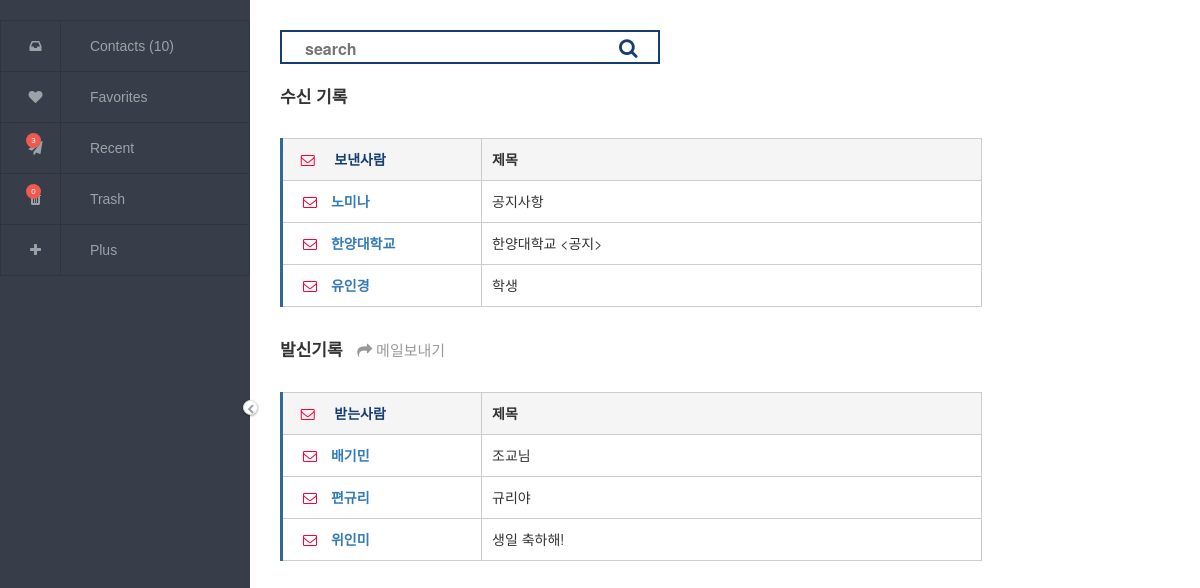
Page /recent on the committed database.
### ADDRESSBOOK.py (models this page shows, shortened)
class RECENT(db.Model):
   id=db.Column(db.Integer, primary_key=True, unique=True, autoincrement=True)
   name=db.Column(db.String(50), nullable=False, default='')
   title=db.Column(db.String(100), nullable=False, default='')
   content=db.Column(db.String(100), nullable=False, default='')
   deleted=db.Column(db.Boolean, default=False)

### ADDRESSBOOK.py (the view)
@app.route("/recent")
def recent():
	return render_template('recent.html', RECENT=RECENT.query.filter_by(deleted=False).all(),
		ADDRESSBOOK=PERSON.query.filter_by(deleted=False).order_by("name").all(), contact_count=PERSON.query.filter_by(deleted=False).count(),
		trashcount=PERSON.query.filter_by(deleted=True).count())

### templates/recent.html (shortened to what this page needs)
<!doctype html>
<html lang="kr">
   <head>
<link rel="stylesheet" href="http://netdna.bootstrapcdn.com/font-awesome/4.3.0/css/font-awesome.min.css" />
<link rel="stylesheet" href="http://maxcdn.bootstrapcdn.com/bootstrap/3.3.7/css/bootstrap.min.css" />
<link rel="stylesheet" href="{{ url_for('static', filename='css/main.css')}}"/>
<link rel="stylesheet" href="https://maxcdn.bootstrapcdn.com/font-awesome/4.7.0/css/font-awesome.min.css" />
</head>
<body>
<nav>
   <label for="menu_state"><i class="fa"></i></label>
   <ul>
      <li>
         <a href="/">
            <i class="fa fa-inbox"></i>
            <span>Contacts ({{contact_count}})</span>
         </a>
      </li>
      <li>
         <a href="/favorite">
            <i class="fa fa-heart"></i>
            <span>Favorites</span>
         </a>
      </li>
      <li data-content="3" class="unread">
         <a href="/recent">
            <i class="fa fa-paper-plane"></i>
            <span>Recent</span>
         </a>
      </li>
      <li data-content={{trashcount}} class="unread">
         <a href="/trash">
            <i class="fa fa-trash"></i>
            <span>Trash</span>
         </a>
      </li>
      <li>
         <a href="/new" onclick="layer_open('add'); return false;">
            <i class="fa fa-plus"></i>
            <span>Plus</span></a>
      </li>
   </ul>
</nav>
<main>
   <div>
      <span>
      <form class="search-bar" action="/search" method="POST">
         <input type='text' name='string' class='input_text' placeholder='search'>
         <a type="submit" class="fa fa-search" style = "color:#153d73; font-size: 20px"></a>
         </form>
</span>
        <table class="contact_list">
        <thead><p style="font-weight: bold; font-size: 17px; margin-left: 30px; margin-top: 20px">수신 기록</p>
        </thead>
        <tbody>
         <tr>
              <th scop="row" style="background: #f5f5f5">&nbsp;&nbsp;<i class="fa fa-envelope-o" style="color:#ff0033"></i>&nbsp;&nbsp;&nbsp;&nbsp;&nbsp;보낸사람</th>
              <td style="background:#f5f5f5;font-weight: bold">제목</td> </tr>
          <tr>
              <th scope="row">
              <a href="#" onclick="toggle_object('mail1'); return false;" class= "fa fa-envelope-o" style = "color : #ff0033" id = "favoriticonmail3" ></a>
              <a href = "#mail1" class="btn-example" onclick="layer_open('mail1'); return false;" > 노미나</a>
              </th>
              <td>공지사항</td>
          </tr>
          <tr>
              <th scope="row">
              <a href="#" onclick="toggle_object('mail2'); return false;" class= "fa fa-envelope-o" style = "color : #ff0033" id = "favoriticonmail3" ></a>
              <a href = "#mail2" class="btn-example" onclick="layer_open('mail2'); return false;" > 한양대학교</a>
              </th>
              <td>한양대학교 <공지></td>
          </tr>
          <tr>
              <th scope="row">
              <a href="#" onclick="toggle_object('mail3'); return false;" class= "fa fa-envelope-o" style = "color : #ff0033" id = "favoriticonmail3" ></a>
              <a href = "#mail3" class="btn-example" onclick="layer_open('mail3'); return false;" >유인경</a>
              </th>
              <td>학생</td>
          </tr>
       </tbody>
      </table>
      <table class="contact_list">
      <thead><p style="font-weight: bold; font-size: 17px; margin-left: 30px; margin-top: 20px">발신기록
      <a href = "#sendmail" class="fa fa-mail-forward" style="color:#999999 ;font-size:15px;" onclick="layer_open('sendmail'); return false;" > 메일보내기</a>
          </p>
</thead>
        <tbody>
         <tr>
              <th scop="row" style="background: #f5f5f5">&nbsp;&nbsp;<i class="fa fa-envelope-o" style="color:#ff0033"></i>&nbsp;&nbsp;&nbsp;&nbsp;&nbsp;받는사람</th>
              <td style="background:#f5f5f5;font-weight: bold">제목</td> </tr>
          <tr>
          {%- for j in RECENT %}
              <th scope="row">
              <a href="#" onclick="toggle_object('smail{{j.id}}'); return false;" class= "fa fa-envelope-o" style = "color : #ff0033" id = "favoriticonsmail{{j.id}}" ></a>
              <a href = "#smail{{j.id}}" class="btn-example" onclick="layer_open('smail{{j.id}}'); return false;" >{{j.name}}</a>
              </th>
              <td>{{j.title}}</td>
              </tr>
              {%- endfor %}
       </tbody>
      </table>
   </div>
</main>
</body>
</html>

### static/css/main.css (style rules this page uses)
input[type="checkbox"]:checked ~ nav { width: 250px; }
input[type="checkbox"]:checked ~ nav label[for="menu_state"] i::before { content: "\f053"; }
input[type="checkbox"]:checked ~ nav ul { width: 100%; }
input[type="checkbox"]:checked ~ nav ul li a i { border-right: 1px solid #2f343e; }
input[type="checkbox"]:checked ~ nav ul li a span { opacity: 1; transition: opacity 0.25s ease-in-out; }
input[type="checkbox"]:checked ~ main { left: 250px; }
nav { position: fixed; z-index: 9; top: 0; left: 0; bottom: 0; background: #383e49; color: #9aa3a8; width: 50px; font-family: 'Montserrat', sans-serif; font-weight: lighter; transition: all 0.15s ease-in-out; }
nav label[for="menu_state"] i { cursor: pointer; position: absolute; top: 50%; right: -8px; box-shadow: 0 1px 3px rgba(0,0,0,0.12), 0 1px 2px rgba(0,0,0,0.24); background: #fff; font-size: 10px; display: flex; justify-content: center; align-items: center; height: 15px; width: 15px; border-radius: 50%; border: 1px solid #ddd; transition: width 0.15s ease-in-out; z-index: 1; }
nav label[for="menu_state"] i::before { margin-top: 2px; content: "\f054"; }
nav ul { overflow: hidden; display: block; width: 50px; list-style-type: none; padding: 0; margin: 0; }
nav ul li { border: 1px solid #2f343e; position: relative; }
nav ul li.unread:after { content: attr(data-content); position: absolute; top: 10px; left: 25px; display: flex; justify-content: center; align-items: center; width: 15px; height: 15px; border-radius: 50%; color: #fff; background: #ef5952; font-size: 8px; }
nav ul li:not(:last-child) { border-bottom: none; }
nav ul li a { position: relative; display: block; white-space: nowrap; text-decoration: none; color: #9aa3a8; height: 50px; width: 100%; transition: all 0.15s ease-in-out; }
nav ul li a * { height: 100%; display: inline-block; }
nav ul li a i { text-align: center; width: 50px; z-index: 999999; }
nav ul li a i.fa { line-height: 50px; }
nav ul li a span { padding-left: 25px; opacity: 0; line-height: 50px; transition: opacity 0.1s ease-in-out; }
main { position: absolute; transition: all 0.15s ease-in-out; top: 0; left: 50px; }
label { display: inline-block; width: 90px; text-align: right; }
table.contact_list { border-collapse: collapse; text-align: left; line-height: 1.5; border-top: 1px solid #ccc; border-left: 3px solid #369; margin : 30px 30px; }
table.contact_list th { width: 200px; padding: 10px; margin-left: 30px font-weight: bold; vertical-align: top; color: #153d73; border-right: 1px solid #ccc; border-bottom: 1px solid #ccc; }
table.contact_list td { width: 500px; padding: 10px; vertical-align: top; border-right: 1px solid #ccc; border-bottom: 1px solid #ccc; }
* { margin: 0; padding: 0; }
body { margin: 100px; }
div form.search-bar { display: inline-block; width: 380px; height: 34px; border: 2px solid #153d73; background: white; margin-left: 30px; margin-top :30px; padding: 0 20px 5px; }
div form input { width: 300px; height: 21px; margin: 6px 0 0 3px; border: 0; line-height: 21px; font-weight: bold; font-size: 16px; outline: none; }

### templates/recent.html (style rules this page uses)
a { margin-left:10px; }
body { background: url( https://static.pexels.com/photos/316466/pexels-photo-316466.jpeg) no-repeat center center fixed; -webkit-background-size: cover; -moz-background-size: cover; -o-background-size: cover; background-size: cover; }

### rows in the picture
RECENT: name "배기민", title "조교님"
RECENT: name "편규리", title "규리야"
RECENT: name "위인미", title "생일 축하해!"

### other values in the picture
{{ contact_count }} "10"
